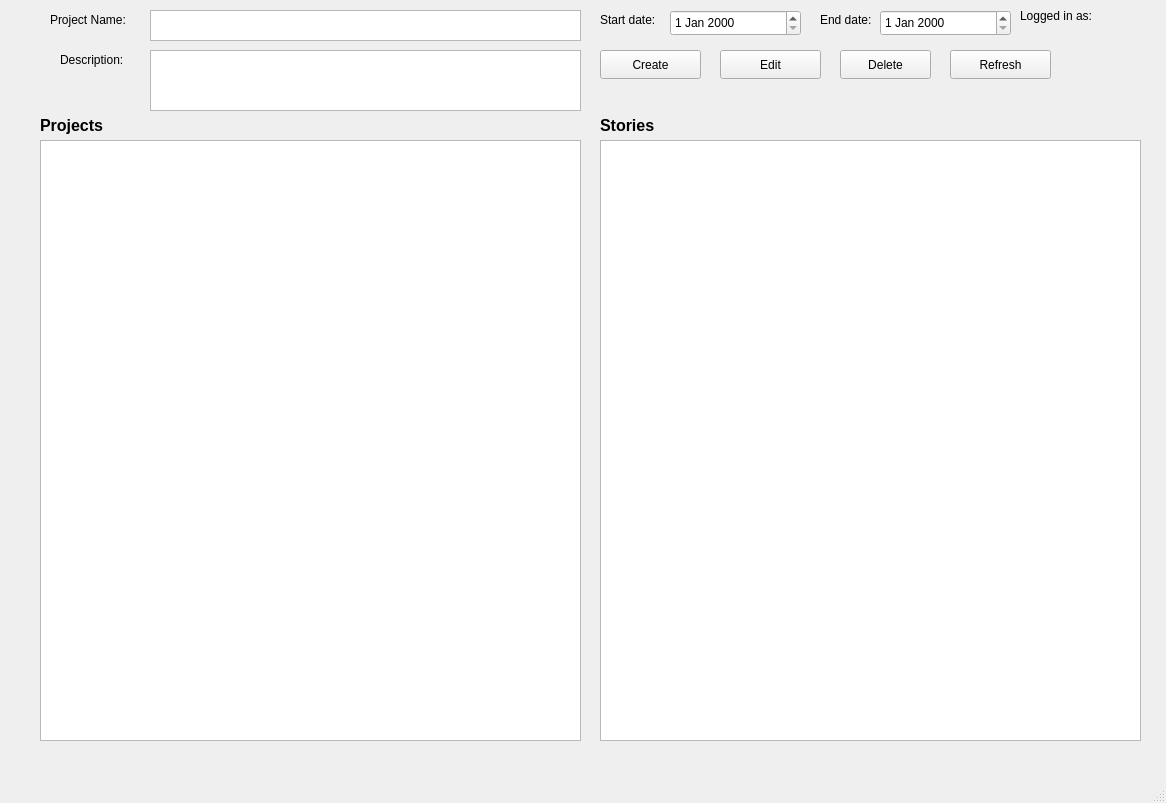
<?xml version="1.0" encoding="UTF-8"?>
<ui version="4.0">
 <class>MainWindow</class>
 <widget class="QMainWindow" name="MainWindow">
  <property name="geometry">
   <rect>
    <x>0</x>
    <y>0</y>
    <width>1166</width>
    <height>803</height>
   </rect>
  </property>
  <property name="windowTitle">
   <string>MainWindow</string>
  </property>
  <property name="tabShape">
   <enum>QTabWidget::Rounded</enum>
  </property>
  <widget class="QWidget" name="centralwidget">
   <widget class="QLabel" name="label">
    <property name="geometry">
     <rect>
      <x>50</x>
      <y>10</y>
      <width>101</width>
      <height>20</height>
     </rect>
    </property>
    <property name="text">
     <string>Project Name:</string>
    </property>
   </widget>
   <widget class="QPlainTextEdit" name="projectname">
    <property name="geometry">
     <rect>
      <x>150</x>
      <y>10</y>
      <width>431</width>
      <height>31</height>
     </rect>
    </property>
   </widget>
   <widget class="QLabel" name="label_2">
    <property name="geometry">
     <rect>
      <x>600</x>
      <y>10</y>
      <width>71</width>
      <height>20</height>
     </rect>
    </property>
    <property name="text">
     <string>Start date:</string>
    </property>
   </widget>
   <widget class="QLabel" name="label_3">
    <property name="geometry">
     <rect>
      <x>820</x>
      <y>10</y>
      <width>63</width>
      <height>20</height>
     </rect>
    </property>
    <property name="text">
     <string>End date:</string>
    </property>
   </widget>
   <widget class="QDateEdit" name="startdate">
    <property name="geometry">
     <rect>
      <x>670</x>
      <y>10</y>
      <width>131</width>
      <height>26</height>
     </rect>
    </property>
   </widget>
   <widget class="QDateEdit" name="enddate">
    <property name="geometry">
     <rect>
      <x>880</x>
      <y>10</y>
      <width>131</width>
      <height>26</height>
     </rect>
    </property>
   </widget>
   <widget class="QLabel" name="label_4">
    <property name="geometry">
     <rect>
      <x>60</x>
      <y>50</y>
      <width>91</width>
      <height>20</height>
     </rect>
    </property>
    <property name="text">
     <string>Description:</string>
    </property>
   </widget>
   <widget class="QPlainTextEdit" name="descriptionText">
    <property name="geometry">
     <rect>
      <x>150</x>
      <y>50</y>
      <width>431</width>
      <height>61</height>
     </rect>
    </property>
   </widget>
   <widget class="QPushButton" name="createprojectButton">
    <property name="geometry">
     <rect>
      <x>600</x>
      <y>50</y>
      <width>101</width>
      <height>29</height>
     </rect>
    </property>
    <property name="text">
     <string>Create</string>
    </property>
   </widget>
   <widget class="QPushButton" name="editprojectButton">
    <property name="geometry">
     <rect>
      <x>720</x>
      <y>50</y>
      <width>101</width>
      <height>29</height>
     </rect>
    </property>
    <property name="text">
     <string>Edit</string>
    </property>
   </widget>
   <widget class="QPushButton" name="deleteprojectButton">
    <property name="geometry">
     <rect>
      <x>840</x>
      <y>50</y>
      <width>91</width>
      <height>29</height>
     </rect>
    </property>
    <property name="text">
     <string>Delete</string>
    </property>
   </widget>
   <widget class="QPushButton" name="refreshprojectButton">
    <property name="geometry">
     <rect>
      <x>950</x>
      <y>50</y>
      <width>101</width>
      <height>29</height>
     </rect>
    </property>
    <property name="text">
     <string>Refresh</string>
    </property>
    <property name="default">
     <bool>false</bool>
    </property>
    <property name="flat">
     <bool>false</bool>
    </property>
   </widget>
   <widget class="QListWidget" name="projectList">
    <property name="geometry">
     <rect>
      <x>40</x>
      <y>140</y>
      <width>541</width>
      <height>601</height>
     </rect>
    </property>
   </widget>
   <widget class="QListWidget" name="storyList">
    <property name="geometry">
     <rect>
      <x>600</x>
      <y>140</y>
      <width>541</width>
      <height>601</height>
     </rect>
    </property>
   </widget>
   <widget class="QLabel" name="label_5">
    <property name="geometry">
     <rect>
      <x>40</x>
      <y>110</y>
      <width>81</width>
      <height>31</height>
     </rect>
    </property>
    <property name="font">
     <font>
      <pointsize>12</pointsize>
      <bold>true</bold>
     </font>
    </property>
    <property name="text">
     <string>Projects</string>
    </property>
   </widget>
   <widget class="QLabel" name="label_6">
    <property name="geometry">
     <rect>
      <x>600</x>
      <y>110</y>
      <width>71</width>
      <height>31</height>
     </rect>
    </property>
    <property name="font">
     <font>
      <pointsize>12</pointsize>
      <bold>true</bold>
     </font>
    </property>
    <property name="text">
     <string>Stories</string>
    </property>
   </widget>
   <widget class="QLabel" name="Username_label">
    <property name="geometry">
     <rect>
      <x>1020</x>
      <y>0</y>
      <width>121</width>
      <height>31</height>
     </rect>
    </property>
    <property name="text">
     <string>Logged in as:</string>
    </property>
   </widget>
  </widget>
  <widget class="QMenuBar" name="menubar">
   <property name="geometry">
    <rect>
     <x>0</x>
     <y>0</y>
     <width>1166</width>
     <height>26</height>
    </rect>
   </property>
  </widget>
  <widget class="QStatusBar" name="statusbar"/>
 </widget>
 <resources/>
 <connections/>
</ui>
